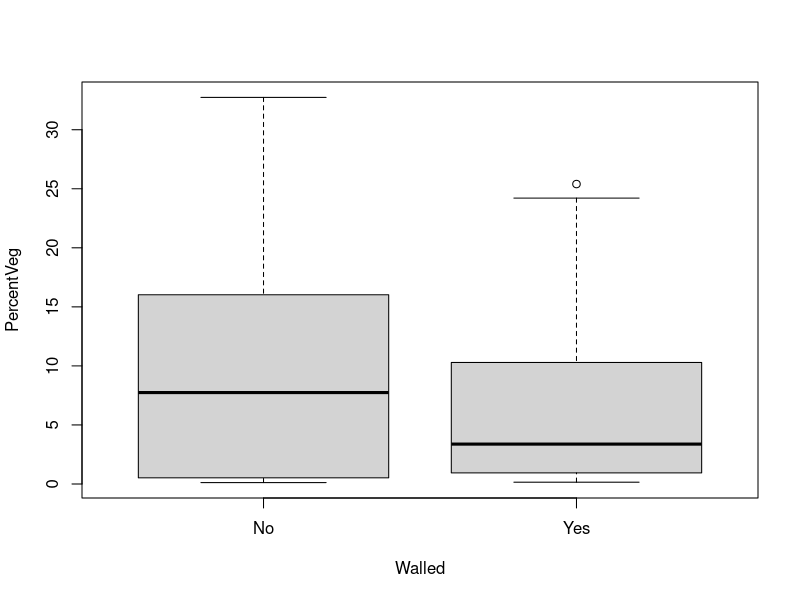
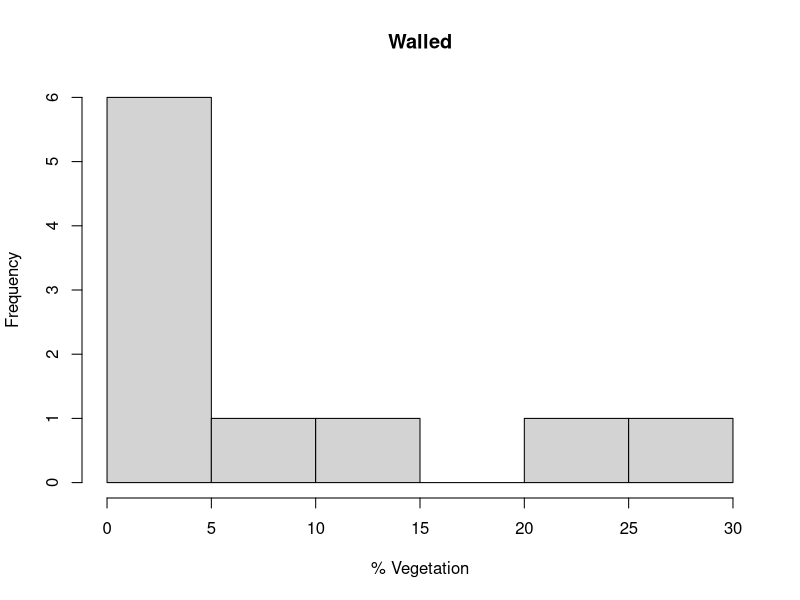
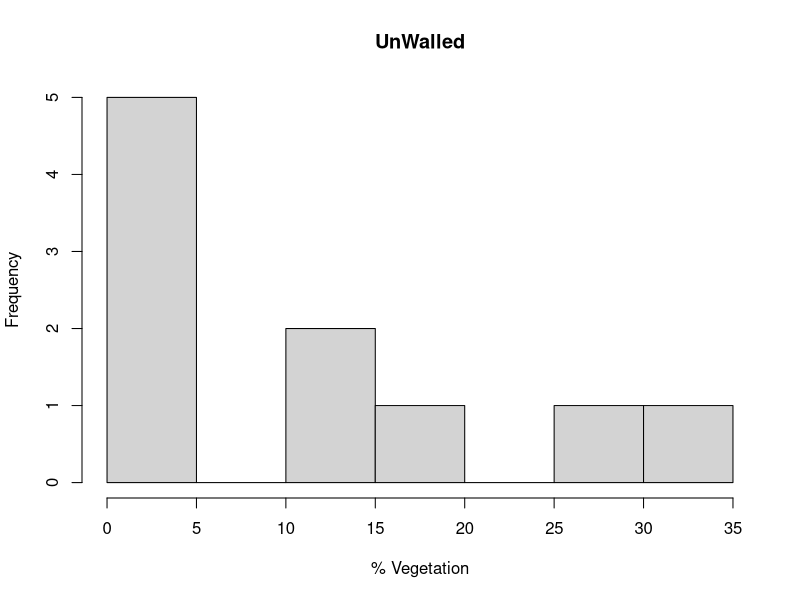
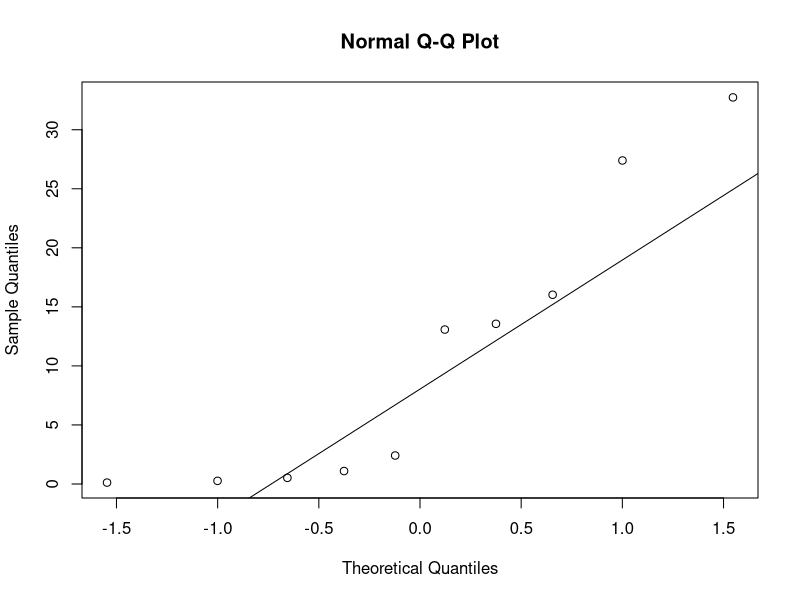
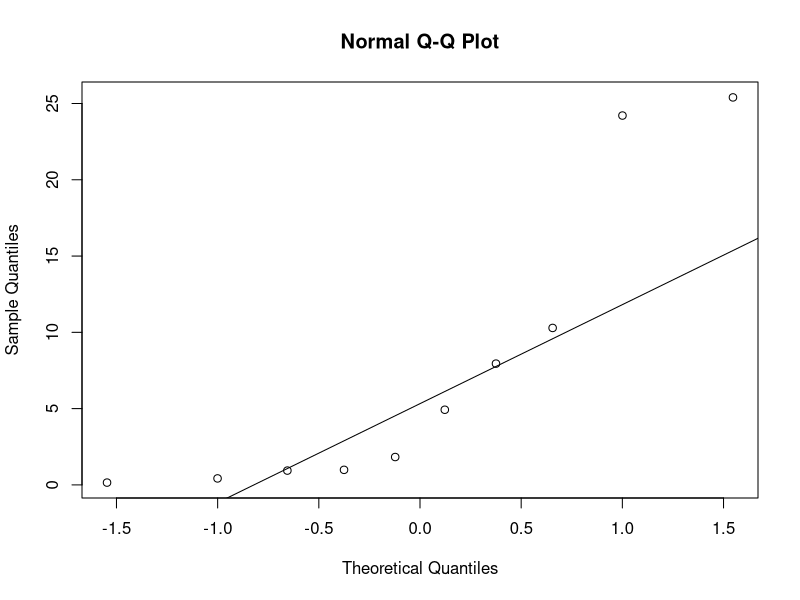
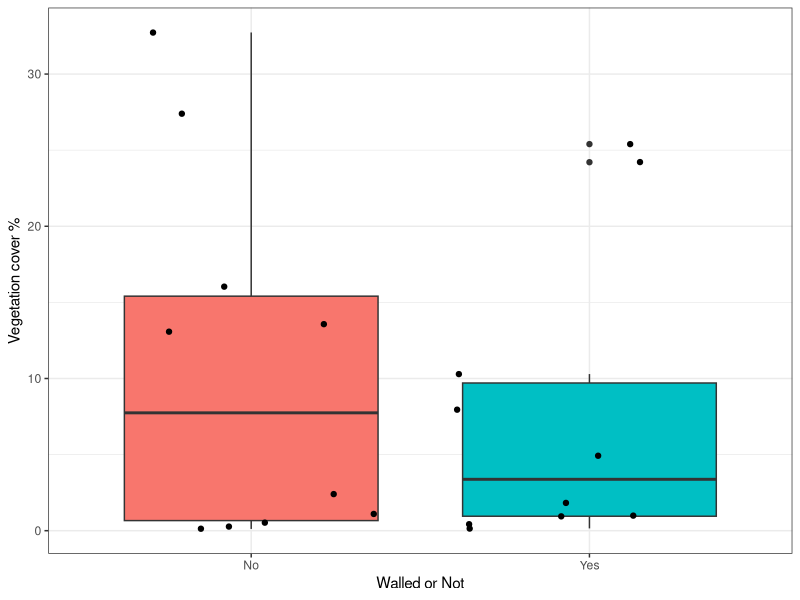

Here is the R script that generated these plots, in order:
rm(list=ls())

library(ggplot2)
library(dplyr)
library(tidyr)

dat<-read.csv('Walled_UAV.csv')

boxplot(PercentVeg~Walled, data = dat)

hist(dat$PercentVeg[dat$Walled == "Yes"],
     main = "Walled",
     xlab = "% Vegetation")

hist(dat$PercentVeg[dat$Walled == "No"],
     main = "UnWalled",
     xlab = "% Vegetation")

shapiro.test(dat$PercentVeg[dat$Walled == "No"])

shapiro.test(dat$PercentVeg[dat$Walled == "Yes"])

var.test(PercentVeg ~ Walled, data = dat) ### p value of 0.3652 = variances are similar

qqnorm(dat$PercentVeg[dat$Walled == "No"])
qqline(dat$PercentVeg[dat$Walled == "No"])

qqnorm(dat$PercentVeg[dat$Walled == "Yes"])
qqline(dat$PercentVeg[dat$Walled == "Yes"])

#### normality is clearly violated, lets run wilxoc test

wilcox.test(PercentVeg ~ Walled, data = dat)

ggplot(dat, aes(x = Walled, y = PercentVeg, fill = Walled)) +
  geom_boxplot() + 
  geom_jitter() +
  labs(x = "Walled or Not", y = "Vegetation cover %") +
  theme_bw()+
  theme(legend.position = "none") 
 # +facet_wrap(~GARDENNUM)
